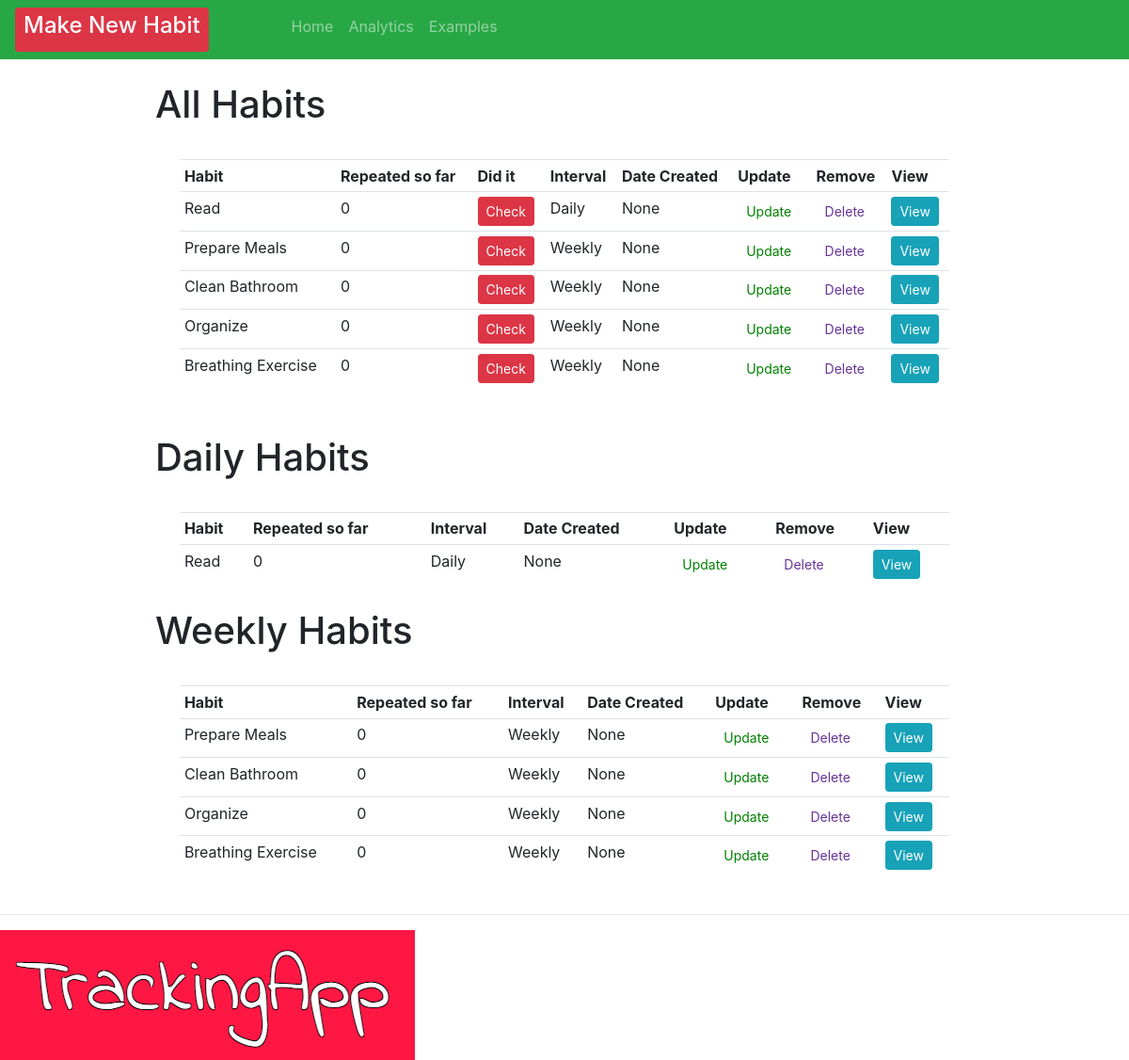
Before: / with the older database file.
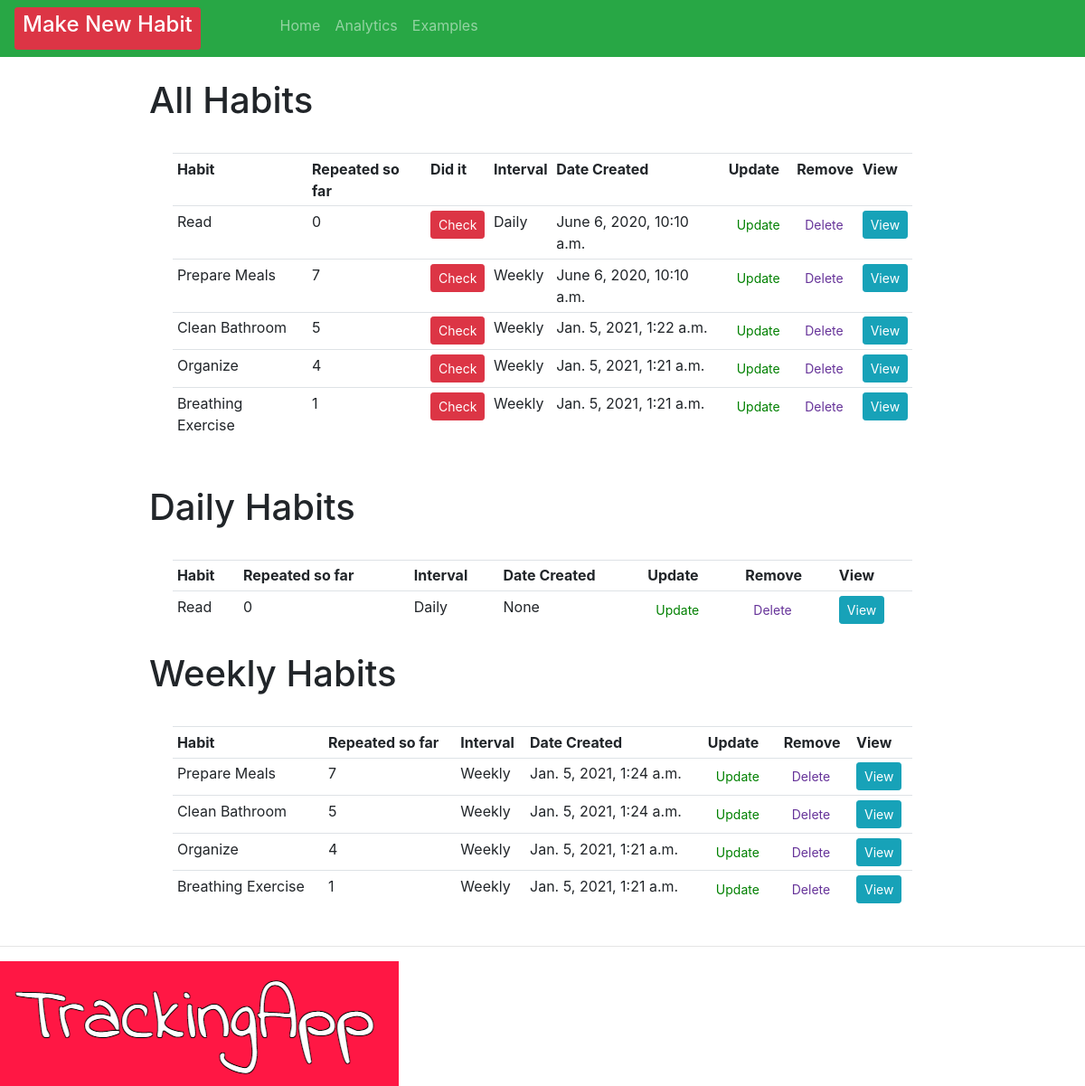
After: the same page with the newer database file.
### crm/models.py (models this page shows, shortened)
class Order(models.Model):
    INTERVAL = (
            ('Daily', 'Daily'),
            ('Weekly', 'Weekly' ),
                      )
    habit = models.CharField(max_length=200, null=True, blank=True)
    interval = models.CharField(max_length=400, null=True, choices=INTERVAL)
    checked = models.IntegerField(blank=True, default=0, null=True)
    created = models.DateTimeField(auto_now=True, auto_now_add=False, editable=False, null=True, blank=True)
    checkedList = models.ManyToManyField(Repeats)
    timeStamp = models.DateField(auto_now_add=True,  auto_now=False, blank=True)
    date_created = models.DateTimeField(auto_now_add=True, null=True, editable=False, blank=True)

### crm/views.py (the view)
# urls.py: path('', views.home, name="home" ),
def home(request):
    orders = Order.objects.all()
    total_orders = orders.count()
    dailyFilter = Order.objects.filter(interval="Daily")
    weeklyFilter = Order.objects.filter(interval="Weekly")
    context = {'orders': orders, 'total_orders': total_orders, 'dailyFilter': dailyFilter, 'weeklyFilter':weeklyFilter}
    return render(request, 'habit/dashboard.html', context)

### crm/templates/habit/dashboard.html (shortened to what this page needs)
{% extends 'habit/main.html' %}
{% block content %}
<br>
<div class="row" style="padding-left: 15%; padding-right: 15%;">
    <table style="margin: 3%" class="table table-sm">
        <h1> All Habits </h1>
        <tr>
            <th>Habit</th>
            <th>Repeated so far</th>
            <th>Did it</th>
            <th>Interval</th>
            <th>Date Created</th>
            <th>Update</th>
            <th>Remove</th>
            <th>View</th>
        </tr>
        {% for order in orders %}
        <tr>
            {% if order.habit != null and order.habit != null  %} <td>
                {{ order.habit }}
            </td> {% endif %}
            <td>
                {{order.checked}}
            </td>
            <td>
                <form action="{% url 'check_habit' order.id %}" method="POST">
                    <button type="submit" , name="post_id" , value="{{order.id}}" ,
                        class="btn btn-sm btn-danger">Check</button>
                </form>
            </td>
            <td>{{order.interval}}</td>
            <td>{{order.date_created}}</td>
            <td><a class="btn btn-sm" style="color: green;" href="{% url 'update_habit' order.id %}">Update</a></td>
            <td><a class="btn btn-sm" style="color: rebeccapurple;" href="{% url 'delete' order.id %}">Delete</a></td>
            <td><a class="btn btn-sm btn-info" href="{% url 'habit' order.id %}">View</a></td>
        </tr>
        {% endfor %}
    </table>
</div>
<br>
<div class="row" style="padding-left: 15%; padding-right: 15%;">
    <table style="margin: 3%" class="table table-sm">
        <h1> Daily Habits </h1>
        <tr>
            <th>Habit</th>
            <th>Repeated so far</th>
            <th>Interval</th>
            <th>Date Created</th>
            <th>Update</th>
            <th>Remove</th>
            <th>View</th>
        </tr>
        {% for day in dailyFilter %}
        {% if day.habit != null and day.habit != null  %} <td>
            {{ day.habit }}
        </td> {% endif %}
        <td>
            {{day.checked}}
        </td>
        <td>{{day.interval}}</td>
        <td>{{day.created}}</td>
        <td><a class="btn btn-sm" style="color: green;" href="{% url 'update_habit' day.id %}">Update</a></td>
        <td><a class="btn btn-sm" style="color: rebeccapurple;" href="{% url 'delete' day.id %}">Delete</a></td>
        <td><a class="btn btn-sm btn-info" href="{% url 'habit' day.id %}">View</a></td>
        {% endfor %}
    </table>
</div>
<div class="row" style="padding-left: 15%; padding-right: 15%;">
    <table style="margin: 3%" class="table table-sm">
        <tr>
            <th>Habit</th>
            <th>Repeated so far</th>
            <th>Interval</th>
            <th>Date Created</th>
            <th>Update</th>
            <th>Remove</th>
            <th>View</th>
        </tr>
        <h1> Weekly Habits </h1>
        {% for week in weeklyFilter %}
        <tr>
            {% if week.habit != null and week.habit != null  %} <td>
                {{ week.habit }}
            </td> {% endif %}
            <td>
                {{week.checked}}
            </td>
                      <td>{{week.interval}}</td>
            <td>{{week.created}}</td>
            <td><a class="btn btn-sm" style="color: green;" href="{% url 'update_habit' week.id %}">Update</a>
            </td>
            <td><a class="btn btn-sm" style="color: rebeccapurple;" href="{% url 'delete' week.id %}">Delete</a>
            </td>
            <td><a class="btn btn-sm btn-info" href="{% url 'habit' week.id %}">View</a></td>
        </tr>
        {% endfor %}
    </table>
</div>
{% endblock %}

### crm/templates/habit/main.html (shortened to what this page needs)
<!DOCTYPE html>
<html>
<head>
    <link rel="stylesheet" href="https://stackpath.bootstrapcdn.com/bootstrap/4.3.1/css/bootstrap.min.css"
>
</head>
<body>
    {% include 'habit/navbar.html' %}
    {% block content  %}
    {% endblock  %}
    {%load static%}
    <hr>
    <img src="{% static 'images/logo.png' %}">
</body>
</html>

### crm/templates/habit/navbar.html (shortened to what this page needs)
{%load static%}
<nav class="navbar navbar-expand-lg navbar-dark bg-success" >
    <div class="collapse navbar-collapse" id="navbarNav">
      <ul class="navbar-nav">
        <li>
          <div class="nav-item" style="margin-right:80px">
            <a class="btn btn-sm btn-block btn-danger" href="{% url 'create_habit' %}"><h4>Make New Habit</h4></a>
        </div>
        <li class="nav-item" >
          <a class="nav-link"  style="justify-content: flex-end;"  href="{% url 'home' %}">Home <span class="sr-only">(current)</span></a>
        </li>
        <li class="nav-item">
          <a class="nav-link" href="{% url 'analytics' %}">Analytics</a>
        </li>
        <li class="nav-item">
          <a class="nav-link" href="{% url 'examples' %}">Examples</a>
        </li>
                </li>
      </ul>
    </div>
  </nav>

Changed rows visible on the page:
changed Order "Read": date_created "None" → "June 6, 2020, 10:10 a.m."
changed Order "Prepare Meals": checked "0" → "7"; date_created "None" → "June 6, 2020, 10:10 a.m."; created "None" → "Jan. 5, 2021, 1:24 a.m."
changed Order "Clean Bathroom": checked "0" → "5"; date_created "None" → "Jan. 5, 2021, 1:22 a.m."; created "None" → "Jan. 5, 2021, 1:24 a.m."
changed Order "Organize": checked "0" → "4"; date_created "None" → "Jan. 5, 2021, 1:21 a.m."; created "None" → "Jan. 5, 2021, 1:21 a.m."
changed Order "Breathing Exercise": checked "0" → "1"; date_created "None" → "Jan. 5, 2021, 1:21 a.m."; created "None" → "Jan. 5, 2021, 1:21 a.m."
